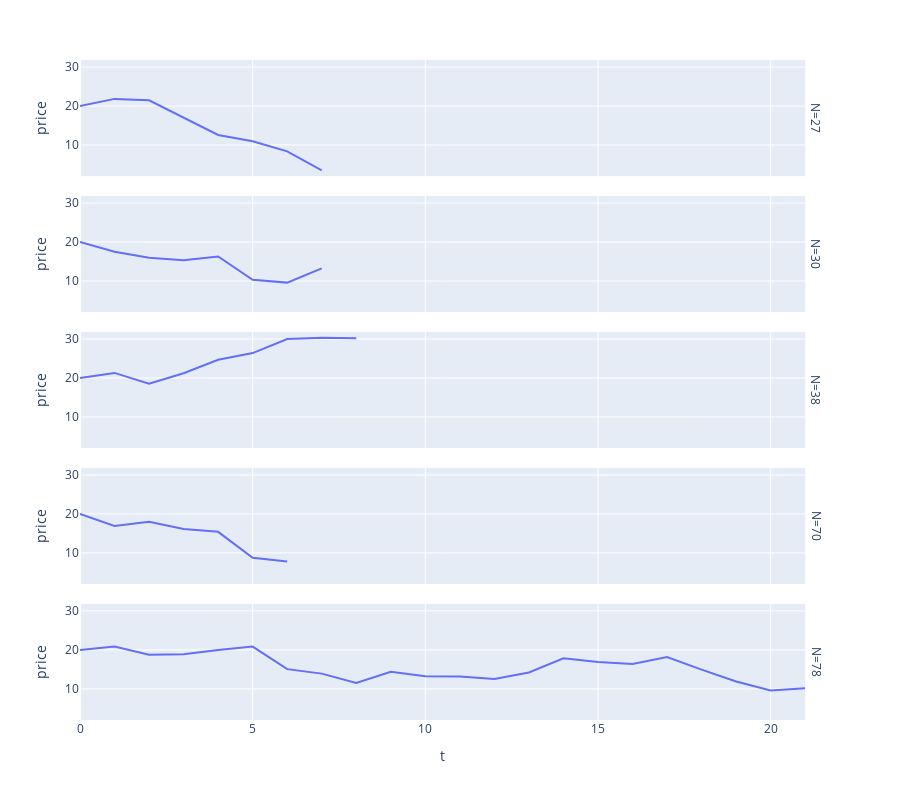

The notebook cell saved with this chart:
### Markdown cell above
Next we plot a few of the 100 paths using plotly. We notice that if the price never drops below `theta_low` the asset is sold at the end of the time horizon.

### Code cell
sample_paths = np.random.choice(100, size=5, replace=False)
df = high_low_policy.results.loc[high_low_policy.results.N.isin(sample_paths), :]
px.line(data_frame=df, x="t", y="price", facet_row="N", height=800)

### Figure 1 — Plotly figure (JSON) as saved in the notebook; plotly's stock layout.template omitted (floating-point values rounded to 4 significant figures)
{"data": [{"hovertemplate": "N=27<br>t=%{x}<br>price=%{y}<extra></extra>", "legendgroup": "", "line": {"color": "#636efa", "dash": "solid"}, "marker": {"symbol": "circle"}, "mode": "lines", "name": "", "orientation": "v", "showlegend": false, "type": "scatter", "x": [0, 1, 2, 3, 4, 5, 6, 7], "xaxis": "x5", "y": [20, 21.84, 21.47, 17.1, 12.59, 10.99, 8.376, 3.509], "yaxis": "y5"}, {"hovertemplate": "N=30<br>t=%{x}<br>price=%{y}<extra></extra>", "legendgroup": "", "line": {"color": "#636efa", "dash": "solid"}, "marker": {"symbol": "circle"}, "mode": "lines", "name": "", "orientation": "v", "showlegend": false, "type": "scatter", "x": [0, 1, 2, 3, 4, 5, 6, 7], "xaxis": "x4", "y": [20, 17.5, 15.99, 15.31, 16.29, 10.33, 9.588, 13.24], "yaxis": "y4"}, {"hovertemplate": "N=38<br>t=%{x}<br>price=%{y}<extra></extra>", "legendgroup": "", "line": {"color": "#636efa", "dash": "solid"}, "marker": {"symbol": "circle"}, "mode": "lines", "name": "", "orientation": "v", "showlegend": false, "type": "scatter", "x": [0, 1, 2, 3, 4, 5, 6, 7, 8], "xaxis": "x3", "y": [20, 21.3, 18.51, 21.21, 24.65, 26.38, 29.98, 30.32, 30.22], "yaxis": "y3"}, {"hovertemplate": "N=70<br>t=%{x}<br>price=%{y}<extra></extra>", "legendgroup": "", "line": {"color": "#636efa", "dash": "solid"}, "marker": {"symbol": "circle"}, "mode": "lines", "name": "", "orientation": "v", "showlegend": false, "type": "scatter", "x": [0, 1, 2, 3, 4, 5, 6], "xaxis": "x2", "y": [20, 16.89, 18.01, 16.13, 15.41, 8.744, 7.778], "yaxis": "y2"}, {"hovertemplate": "N=78<br>t=%{x}<br>price=%{y}<extra></extra>", "legendgroup": "", "line": {"color": "#636efa", "dash": "solid"}, "marker": {"symbol": "circle"}, "mode": "lines", "name": "", "orientation": "v", "showlegend": false, "type": "scatter", "x": [0, 1, 2, 3, 4, 5, 6, 7, 8, 9, 10, 11, 12, 13, 14, 15, 16, 17, 18, 19, 20, 21], "xaxis": "x", "y": [20, 20.85, 18.78, 18.86, 19.97, 20.85, 15.07, 13.92, 11.49, 14.38, 13.26, 13.17, 12.55, 14.19, 17.83, 16.91, 16.4, 18.17, 14.94, 11.91, 9.616, 10.16], "yaxis": "y"}], "layout": {"annotations": [{"font": {}, "showarrow": false, "text": "N=78", "textangle": 90, "x": 0.98, "xanchor": "left", "xref": "paper", "y": 0.088, "yanchor": "middle", "yref": "paper"}, {"font": {}, "showarrow": false, "text": "N=70", "textangle": 90, "x": 0.98, "xanchor": "left", "xref": "paper", "y": 0.294, "yanchor": "middle", "yref": "paper"}, {"font": {}, "showarrow": false, "text": "N=38", "textangle": 90, "x": 0.98, "xanchor": "left", "xref": "paper", "y": 0.5, "yanchor": "middle", "yref": "paper"}, {"font": {}, "showarrow": false, "text": "N=30", "textangle": 90, "x": 0.98, "xanchor": "left", "xref": "paper", "y": 0.706, "yanchor": "middle", "yref": "paper"}, {"font": {}, "showarrow": false, "text": "N=27", "textangle": 90, "x": 0.98, "xanchor": "left", "xref": "paper", "y": 0.912, "yanchor": "middle", "yref": "paper"}], "height": 800, "legend": {"tracegroupgap": 0}, "margin": {"t": 60}, "xaxis": {"anchor": "y", "domain": [0, 0.98], "title": {"text": "t"}}, "xaxis2": {"anchor": "y2", "domain": [0, 0.98], "matches": "x", "showticklabels": false}, "xaxis3": {"anchor": "y3", "domain": [0, 0.98], "matches": "x", "showticklabels": false}, "xaxis4": {"anchor": "y4", "domain": [0, 0.98], "matches": "x", "showticklabels": false}, "xaxis5": {"anchor": "y5", "domain": [0, 0.98], "matches": "x", "showticklabels": false}, "yaxis": {"anchor": "x", "domain": [0, 0.176], "title": {"text": "price"}}, "yaxis2": {"anchor": "x2", "domain": [0.206, 0.382], "matches": "y", "title": {"text": "price"}}, "yaxis3": {"anchor": "x3", "domain": [0.412, 0.588], "matches": "y", "title": {"text": "price"}}, "yaxis4": {"anchor": "x4", "domain": [0.618, 0.794], "matches": "y", "title": {"text": "price"}}, "yaxis5": {"anchor": "x5", "domain": [0.824, 1], "matches": "y", "title": {"text": "price"}}}}
